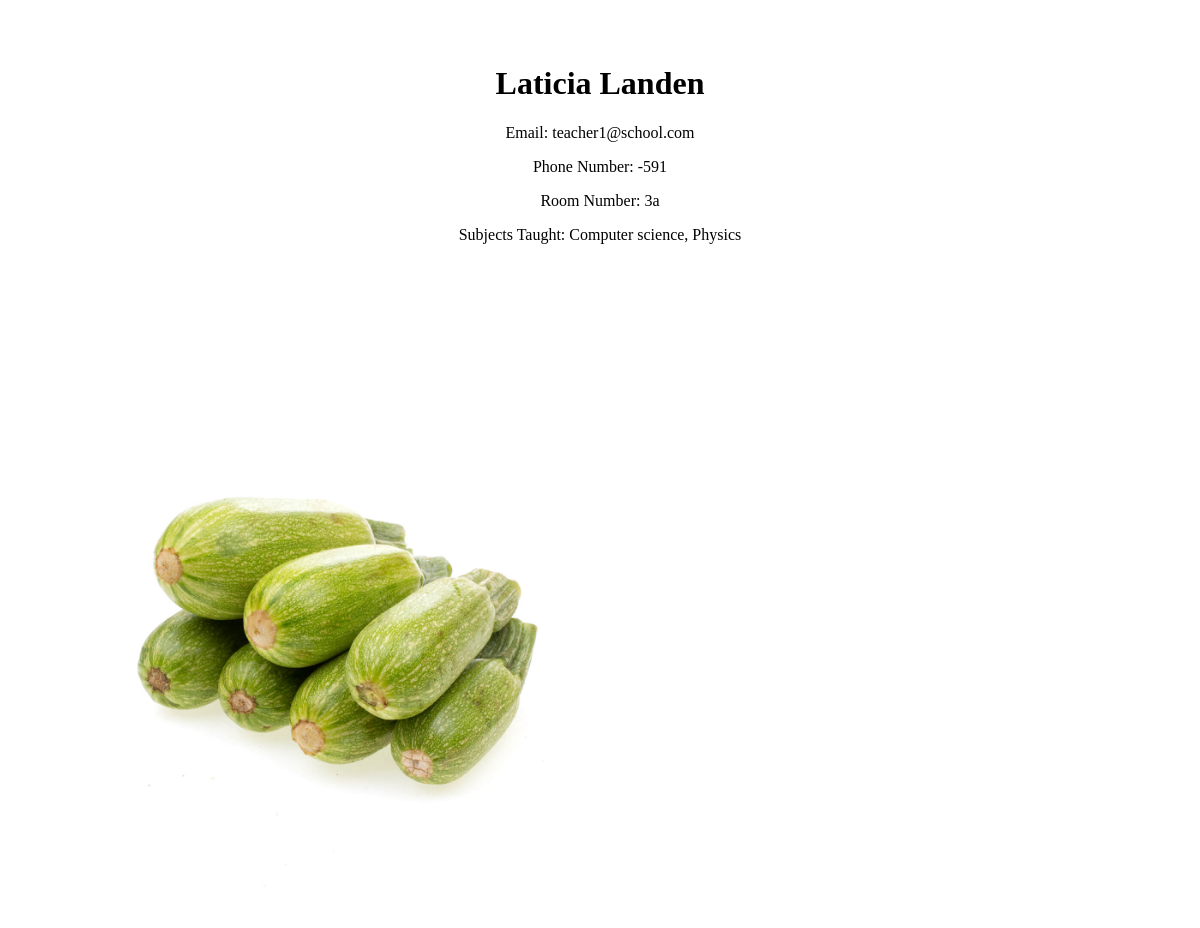
The page /41 on the database its author committed.
### directory/models.py (models this page shows, shortened)
class Teacher(models.Model):
    First_Name = models.CharField('First Name', max_length=60, validators=[validate_null])
    Last_Name = models.CharField('Last Name', max_length=60, validators=[validate_null])
    Profile_Picture = models.CharField('Profile Picture', max_length=50)
    Email_Address = models.EmailField('Email Address', max_length = 254, unique=True, validators=[validate_null])
    Phone_Number = models.CharField('Phone Number', max_length=31)
    Room_Number = models.CharField('Room Number', max_length=10)
    Subjects_Taught = models.CharField('Subjects Taught', max_length=300)

### directory/views.py (the view)
# urls.py: path('', views.profile, name='director'),
def profile(request, teach_id):
    teacher = get_object_or_404(Teacher, pk=teach_id)
    url = f'../../static/directory/img/{teacher.Profile_Picture}'
    url1 = os.path.join(BASE_DIR, f'static/directory/img/{teacher.Profile_Picture}')
    if not os.path.isfile(url1.replace('\\', '/')):
        url = '../static/directory/img/no-pp.jpg'
    return render(request, 'directory/profile.html', {'teacher':teacher, 'url':url})

### directory/templates/directory/profile.html
{% load static %}
<link rel="stylesheet" href="../../static/styles/css/directory.css">
<body>
    <br><br>
    <div class='div-h1'><h1 align='center'>{{teacher.First_Name}} {{teacher.Last_Name}}</h1></div>
    <p align='center'>Email: {{teacher.Email_Address}}</p>
    <p align='center'>Phone Number: {{teacher.Phone_Number}}</p>
    <p align='center'>Room Number: {{teacher.Room_Number}}</p>
    <p align='center'>Subjects Taught: {{teacher.Subjects_Taught}}</p>
    <img class='img-div' src="{% static '../' %}{{url}}" />
<body>

### directory/static/directory/styles/css/directory.css (style rules this page uses)
.div-h1 { align:center; }
.img-div { padding:30px; height:600px; width:600px; box-align:center; background-position:center; background-repeat: no-repeat; }

### rows shown on the page
Teacher: First_Name "Laticia", Last_Name "Landen", Email_Address "teacher1@school.com", Phone_Number "-591", Room_Number "3a", Subjects_Taught "Computer science, Physics"
